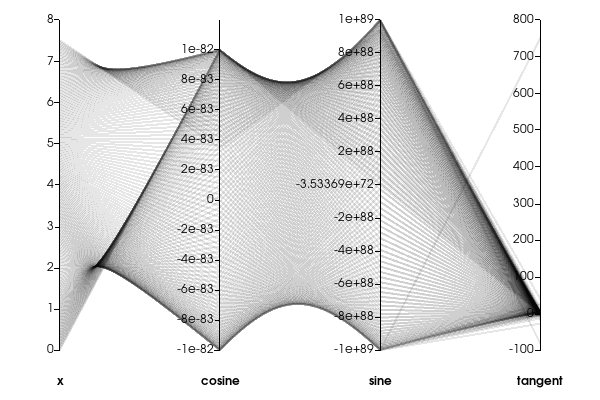

This chart was generated by the following Python code:
#!/usr/bin/env python
# Demonstrate a parallel coordinates chart with double arrays at extreme scales.

import math

import vtkmodules.vtkInteractionStyle  # noqa: F401
import vtkmodules.vtkRenderingContextOpenGL2  # noqa: F401
import vtkmodules.vtkRenderingOpenGL2  # noqa: F401

from vtkmodules.vtkChartsCore import vtkChartParallelCoordinates
from vtkmodules.vtkCommonCore import vtkDoubleArray
from vtkmodules.vtkCommonDataModel import vtkTable
from vtkmodules.vtkRenderingContext2D import vtkContextActor
from vtkmodules.vtkRenderingCore import (
    vtkRenderWindow,
    vtkRenderWindowInteractor,
    vtkRenderer,
)

# Create a table with some points in it.
table = vtkTable()
arr_x = vtkDoubleArray()
arr_x.SetName("x")
table.AddColumn(arr_x)
arr_c = vtkDoubleArray()
arr_c.SetName("cosine")
table.AddColumn(arr_c)
arr_s = vtkDoubleArray()
arr_s.SetName("sine")
table.AddColumn(arr_s)
arr_s2 = vtkDoubleArray()
arr_s2.SetName("tangent")
table.AddColumn(arr_s2)

num_points = 200
inc = 7.5 / (num_points - 1)
table.SetNumberOfRows(num_points)
for i in range(num_points):
    table.SetValue(i, 0, i * inc)
    table.SetValue(i, 1, math.cos(i * inc) * 1.0e-82)
    table.SetValue(i, 2, math.sin(i * inc) * 1.0e+89)
    table.SetValue(i, 3, math.tan(i * inc) + 0.5)

# Set up a parallel coordinates chart.
chart = vtkChartParallelCoordinates()
chart.GetPlot(0).SetInputData(table)

# Context actor and scene wiring.
context_actor = vtkContextActor()
context_actor.GetScene().AddItem(chart)

# Renderer
renderer = vtkRenderer()
renderer.SetBackground(1.0, 1.0, 1.0)
context_actor.GetScene().SetRenderer(renderer)
renderer.AddActor(context_actor)

# Window
render_window = vtkRenderWindow()
render_window.SetSize(600, 400)
render_window.SetMultiSamples(0)
render_window.AddRenderer(renderer)
render_window.SetWindowName("parallel coordinates double")

# Interactor
interactor = vtkRenderWindowInteractor()
interactor.SetRenderWindow(render_window)

interactor.Initialize()
interactor.Start()
